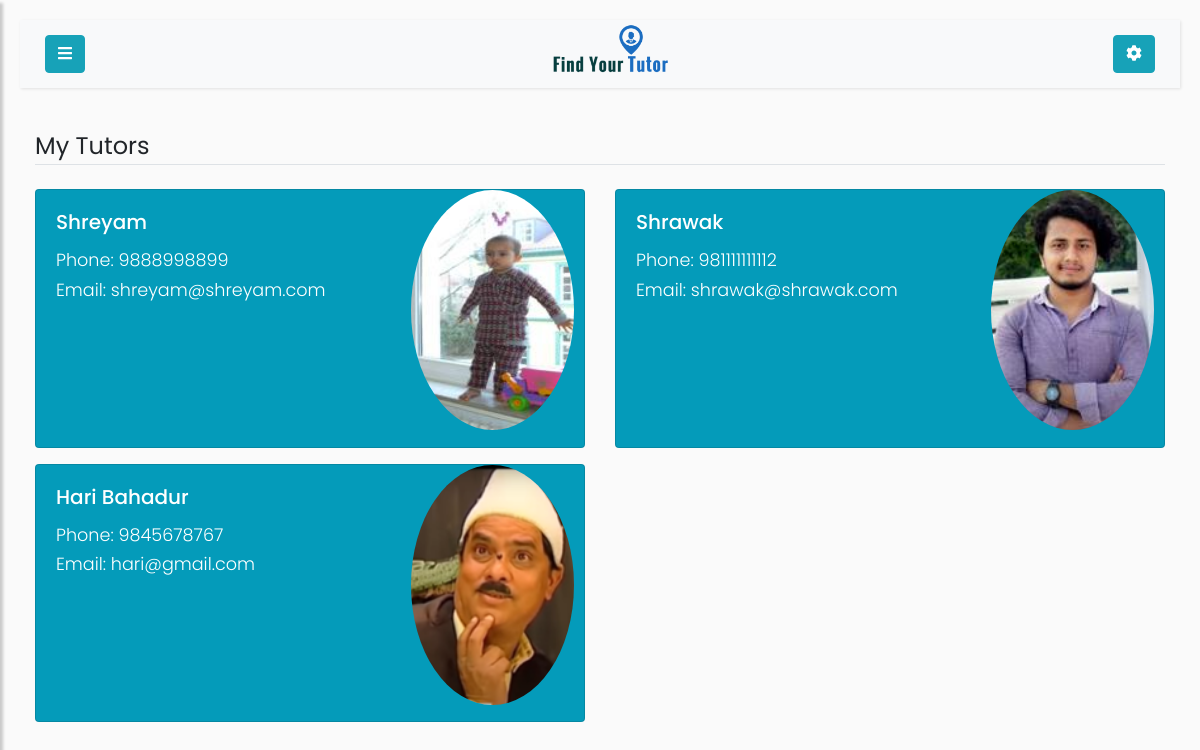
The page /student/my-tutors (signed in) on the database its author committed.
### app/models.py (models this page shows, shortened)
class User(UserMixin, db.Model):
    id = db.Column(db.Integer, primary_key=True)
    username = db.Column(db.String(64), index=True, unique=True)
    email = db.Column(db.String(64), index=True, unique=True)
    hash_password = db.Column(db.String(120))
    role = db.Column(db.String(7), index=True)
    student = db.relationship('Student', backref='base', uselist=False, cascade="all, delete")
    tutor = db.relationship('Tutor', backref='base', uselist=False, cascade="all, delete")
    location = db.relationship('Location', backref='User', uselist=False, cascade="all, delete")
    mycourse = db.relationship('Mycourse', backref='User', cascade="all, delete")
    followed = db.relationship(
        'User',secondary=followers,
        primaryjoin=(followers.c.follower_id==id),
        secondaryjoin=(followers.c.followed_id==id),
        backref=db.backref('followers', lazy='dynamic'), lazy='dynamic'
    )

class Tutor(db.Model):
    phone = db.Column(db.Integer)
    user_id = db.Column(db.Integer, db.ForeignKey('user.id'), primary_key = True,)
    full_name = db.Column(db.String(64))
    state = db.Column(db.String(64))
    district = db.Column(db.String(64))
    municipality = db.Column(db.String(64))
    ward_no = db.Column(db.Integer)
    date_of_birth = db.Column(db.String(64))
    profile_pic = db.Column(db.String(255))
    description = db.Column(db.String(250))
    account_verification_status = db.Column(db.Boolean, default=False)
    experience = db.relationship('Experience', backref='Tutor', uselist=True ,cascade="all, delete")
    qualification = db.relationship('Qualification', backref='Tutor', uselist=True ,cascade="all, delete")
    achievement = db.relationship('Achievement', backref='Tutor', uselist=True ,cascade="all, delete")

### app/routes.py (the view)
@app.route('/student/my-tutors', methods=['POST', 'GET'])
@login_required
def student_followed_tutors():
    user = User.query.filter_by(username=current_user.username).first()
    followed_tutors=user.followed.all()
    if user.username == current_user.username and not is_tutor(user):
        student = Student.query.filter_by(user_id=user.id).first()
        return render_template('my-tutors.html', profilepic= fetch_profile_pic(student), user=user, followed_tutors=followed_tutors)
    elif user.username == current_user.username and is_tutor(user):
        return redirect(url_for('tutor_followers'))

### app/models.py (called while the page is built)
@login_manager.user_loader
def load_user(id):
    return User.query.get(int(id))

### app/routes.py (called while the page is built)
def is_tutor(user):
    if user.role == 'tutor':
        return True
    elif user.role == 'student':
        return False
    elif user.role == 'admin':
        return False

def fetch_profile_pic(user_obj):
    try:
        pic_name_from_db = getattr(user_obj, 'profile_pic')
        picture_path = os.path.join(app.root_path, 'static/profile_pics')
        if pic_name_from_db in os.listdir(picture_path):
            profile_pic = url_for('static',filename='profile_pics/' + pic_name_from_db)
            return profile_pic
        return fetch_default_profile_pic(user_obj)
    except:
        return fetch_default_profile_pic(user_obj)

### app/templates/my-tutors.html (shortened to what this page needs)
{% extends 'student.html' %}
{% block content %}
    <div class="container-fluid">
        <legend class="border-bottom mb-4">My Tutors</legend>
        <div class="row equal">
            {% for followed_tutor in followed_tutors %}
                <div class="col-md-6 mb-3 ">
                    <div class="card h-100" >
                        <div class="row flex-column-reverse flex-sm-row">
                            <div class="col-md-8">
                                <div class="card-body">
                                    <h5 class="card-title" >
                                        <a href="{{ url_for('profile', username=followed_tutor.username) }}">
                                            {{ followed_tutor.tutor.full_name }}
                                        </a>
                                    </h5>
                                    <p class="card-text">
                                        Phone: {{ followed_tutor.tutor.phone }}
                                        <br>
                                        Email:
                                        {{ followed_tutor.email }}
                                    </p>
                                </div>
                            </div>
                            <div class="col-md-4 img-responsive mx-auto d-block"  >
                                <img src="{{url_for('static',filename='profile_pics/'+followed_tutor.tutor.profile_pic)}}" class="img-responsive rounded-circle img-fluid mx-auto d-block" id="tutor_profile_pic" >
                            </div>
                        </div>
                    </div>
                </div>
            {% endfor %}
        </div>
    </div>
{% endblock %}

### rows shown on the page
User: tutor.full_name "Shreyam", tutor.phone "9888998899", email "shreyam@shreyam.com", profile_pic (picture)
User: tutor.full_name "Shrawak", tutor.phone "981111111112", email "shrawak@shrawak.com", profile_pic (picture)
User: tutor.full_name "Hari Bahadur", tutor.phone "9845678767", email "hari@gmail.com", profile_pic (picture)
